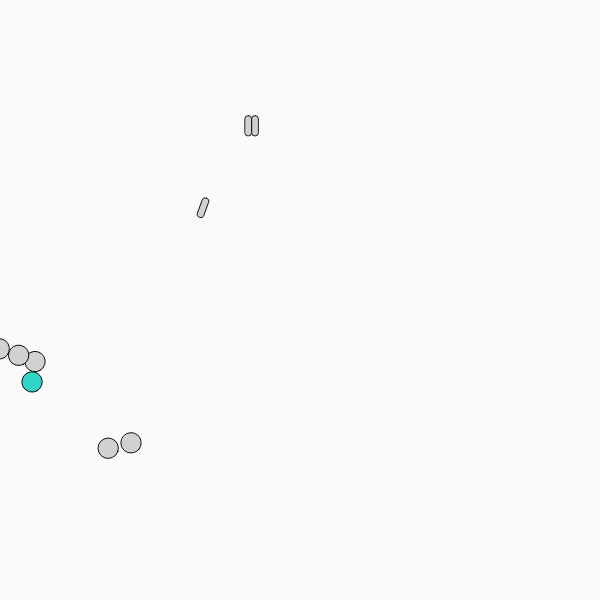
Frame 1 (no input)
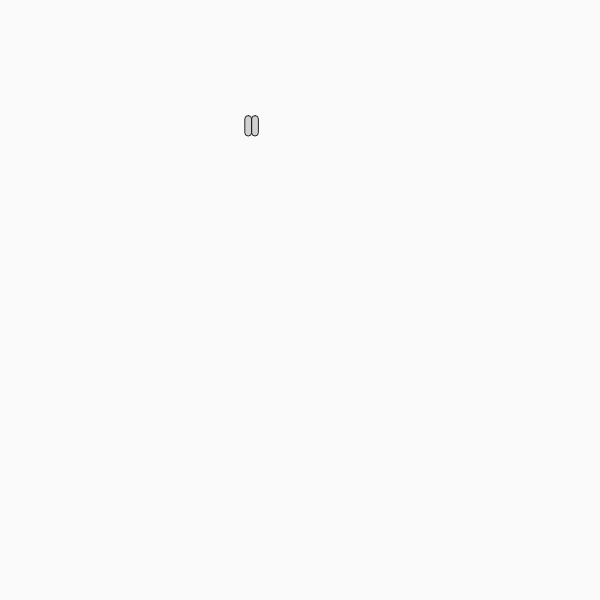
Frame 60 (no input)
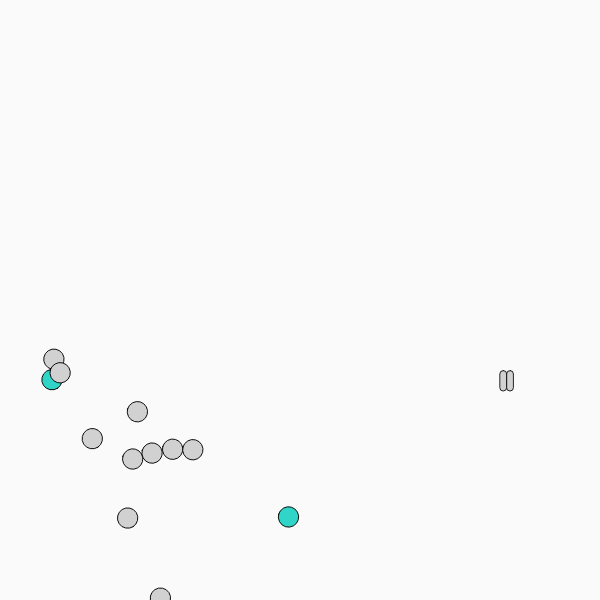
Frame 120 (the mouse pressed at the canvas centre since frame 60)

The p5.js sketch that drew these frames (run headless with seeded random() and noise() and a simulated clock; from frame 60 on, the mouse is pressed at the canvas centre):

// p5.js sketch
// ── sketch.js
let size=50;
let i=4;
let angle=20;

function setup() {
  createCanvas(600, 600);
  angleMode(DEGREES)
}

function draw() {
  background(250);
  scale(0.85);

  //top circle
  fill(209);

  push();
  translate (mouseX,mouseY);
  rotate(angle);
  rect(304,136,8,24,5)

  pop();

  push();
 translate (mouseX,mouseY);
  rect(296,136,8,24,5)

   pop();

    push();
  translate (mouseX,mouseY);
  rect(288,136,8,24,5)
     pop();

  //down circle
   rotate(angle);
  circle(300,452,24)

  //right circle
   rotate(angle);
  circle(453,300,24)


  //left circle
   rotate(angle);
  circle(147,300,24)

  //north-east circle
  fill(48, 213, 200)
  circle(408,192,24)

  fill(209)
  circle(389,177,24)

   translate(i,25);
  circle(369,165,24)

   translate(i,25);
  circle(347,156,24)

   translate(i,25);
  circle(324,150,24)


   translate(i,25);
  circle(424,211,24)

   translate(i,25);
  circle(437,231,24)

   translate(i,25);
  circle(446,253,24)

   translate(i,25);
  circle(450,276,24)

  //south-east circle
  fill(48, 213, 200)

  circle(408,405,24)

  fill(209)
  circle(450,324,24)

   translate(i,25);
  circle(446,347,24)

   translate(i,25);
  circle(437,369,24)

  circle(424,388,24)

  push()
  translate(this.x,this.y);
  rotate(angle)

  circle(389,420,24)
  circle(369,433,24)
  circle(347,444,24)
  circle(324,450,24)

  //south-west circle
  fill(48, 213, 200)

  circle(194,405,24)

  fill(209)

  translate(i,25);
  circle(276,450,24)

  translate(i,25);
  circle(253,444,24)

  translate(i,25);
  circle(232,433,24)

  translate(i,25);
  circle(212,420,24)

  translate(i,25);
  circle(177,388,24)

  translate(i,25);
  circle(163,369,24)

  translate(i,25);
  circle(155,347,24)

  translate(i,25);
  circle(148,324,24)


  //north-west circle
  fill(48, 213, 200)

  i=i+1;

  translate(i,6);
  circle(194,192,24)

  fill(209)

  translate(i,5);
  circle(148,276,24)

  translate(i,4);
  circle(155,253,24)

   translate(mouseX,mouseY);
  circle(163,230,24)

  translate(i,2);
  circle(177,210,24)

  translate(i,1);

  circle(212,176,24)

  translate(i,0);
  circle(232,163,24)

   angle++;

  translate(mouseX,mouseY);
  circle(253,153,24)


  translate(200,0);
  rotate(angle)
  circle(276,149,24)



}
